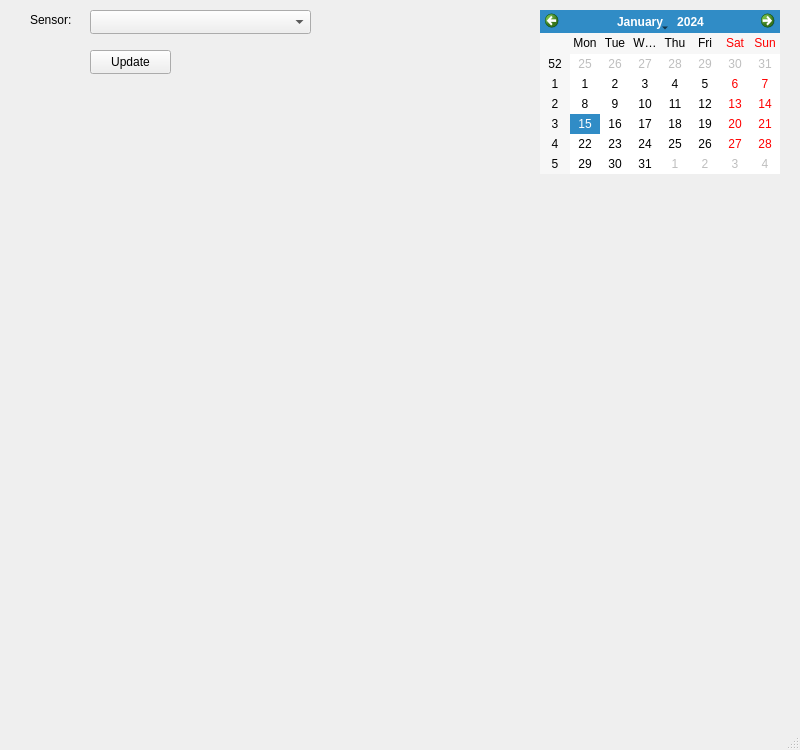
<?xml version="1.0" encoding="UTF-8"?>
<ui version="4.0">
 <class>MainWindow</class>
 <widget class="QMainWindow" name="MainWindow">
  <property name="geometry">
   <rect>
    <x>0</x>
    <y>0</y>
    <width>800</width>
    <height>750</height>
   </rect>
  </property>
  <property name="windowTitle">
   <string>MainWindow</string>
  </property>
  <widget class="QWidget" name="centralwidget">
   <widget class="QCalendarWidget" name="calendarWidget">
    <property name="geometry">
     <rect>
      <x>540</x>
      <y>10</y>
      <width>240</width>
      <height>164</height>
     </rect>
    </property>
   </widget>
   <widget class="QWidget" name="verticalLayoutWidget">
    <property name="geometry">
     <rect>
      <x>20</x>
      <y>220</y>
      <width>761</width>
      <height>481</height>
     </rect>
    </property>
    <layout class="QVBoxLayout" name="verticalLayout">
     <property name="sizeConstraint">
      <enum>QLayout::SetMaximumSize</enum>
     </property>
    </layout>
   </widget>
   <widget class="QComboBox" name="comboBox">
    <property name="geometry">
     <rect>
      <x>90</x>
      <y>10</y>
      <width>221</width>
      <height>24</height>
     </rect>
    </property>
   </widget>
   <widget class="QLabel" name="label">
    <property name="geometry">
     <rect>
      <x>30</x>
      <y>10</y>
      <width>60</width>
      <height>20</height>
     </rect>
    </property>
    <property name="text">
     <string>Sensor:</string>
    </property>
   </widget>
   <widget class="QPushButton" name="updateButton">
    <property name="geometry">
     <rect>
      <x>90</x>
      <y>50</y>
      <width>81</width>
      <height>24</height>
     </rect>
    </property>
    <property name="text">
     <string>Update</string>
    </property>
   </widget>
  </widget>
  <widget class="QMenuBar" name="menubar">
   <property name="geometry">
    <rect>
     <x>0</x>
     <y>0</y>
     <width>800</width>
     <height>21</height>
    </rect>
   </property>
  </widget>
  <widget class="QStatusBar" name="statusbar"/>
 </widget>
 <resources/>
 <connections/>
</ui>
